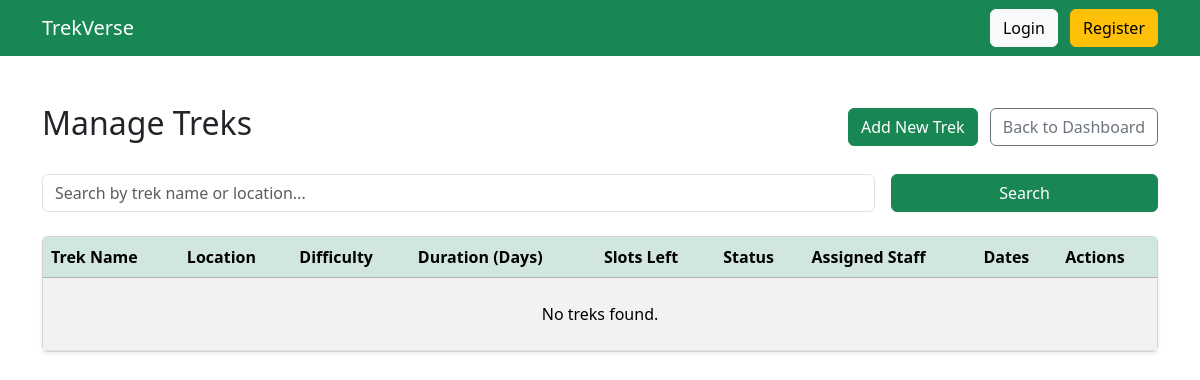
/admin/admin_treks (signed in), run on an earlier commit of the app's database.
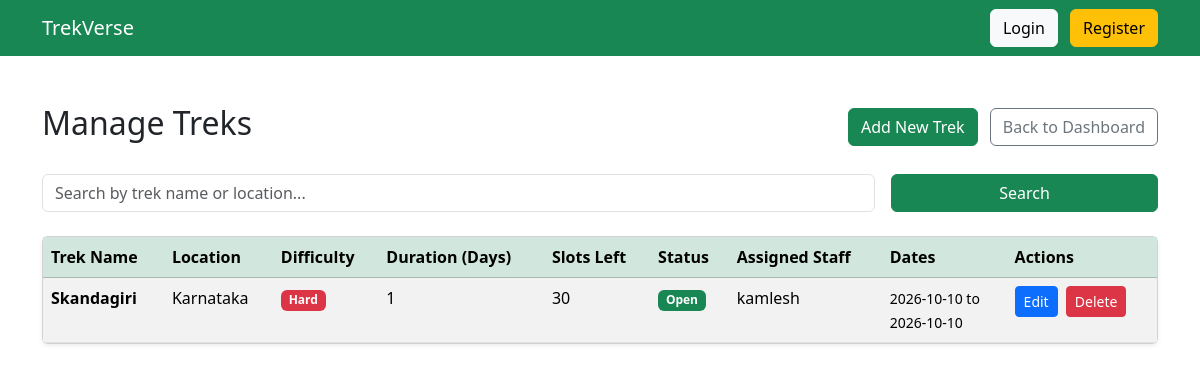
And on a later commit of the database.
### models.py (models this page shows)
class Trek(db.Model):
    __tablename__ = "treks"
    id = db.Column(db.Integer, primary_key=True)
    name = db.Column(db.String(100), nullable=False)
    location = db.Column(db.String(100), nullable=False)
    difficulty = db.Column(db.String(20), nullable=False)
    duration = db.Column(db.Integer, nullable=False)
    available_slots = db.Column(db.Integer, nullable=False)
    status = db.Column(db.String(20), default="Pending")
    start_date = db.Column(db.Date)
    end_date = db.Column(db.Date)
    description = db.Column(db.Text)
    staff_id = db.Column(
        db.Integer,
        db.ForeignKey("users.id")
    )
    created_at = db.Column(
        db.DateTime,
        default=datetime.utcnow
    )
    bookings = db.relationship(
        "Booking",
        backref="trek",
        lazy=True
    )

class User(db.Model):
    __tablename__ = "users"
    id = db.Column(db.Integer, primary_key=True)
    name = db.Column(db.String(100), nullable=False)
    email = db.Column(db.String(120), unique=True, nullable=False)
    password = db.Column(db.String(255), nullable=False)
    phone = db.Column(db.String(15))
    role = db.Column(db.String(20), nullable=False)
    approved = db.Column(db.Boolean, default=False)
    blacklisted = db.Column(db.Boolean, default=False)
    experience_years = db.Column(db.Integer, default=0)
    skills = db.Column(db.String(255), default="")
    bio = db.Column(db.Text, default="")
    created_at = db.Column(db.DateTime, default=datetime.utcnow)
    managed_treks = db.relationship(
        "Trek",
        backref="staff",
        lazy=True
    )
    bookings = db.relationship(
        "Booking",
        backref="user",
        lazy=True
    )

### routes.py (the view)
    @app.route("/admin/admin_treks")
    def admin_treks():
        if "user_id" not in session or session["role"] != "admin":
            return "Access Denied"
        q = request.args.get("q", "")
        if q:
            treks = Trek.query.filter(Trek.name.like(f"%{q}%") | Trek.location.like(f"%{q}%")).all()
        else:
            treks = Trek.query.all()
        return render_template("admin/admin_treks.html", treks=treks, q=q)

### templates/admin/admin_treks.html
{% extends "base.html" %}
{% block content %}
<div class="d-flex justify-content-between align-items-center mb-4">
    <h2>Manage Treks</h2>
    <div>
        <a href="/admin/admin_treks/add" class="btn btn-success me-2">Add New Trek</a>
        <a href="/admin/dashboard" class="btn btn-outline-secondary">Back to Dashboard</a>
    </div>
</div>
<form method="GET" action="/admin/admin_treks" class="row g-3 mb-4">
    <div class="col-md-9">
        <input type="text" name="q" class="form-control" placeholder="Search by trek name or location..." value="{{ q or '' }}">
    </div>
    <div class="col-md-3">
        <button type="submit" class="btn btn-success w-100">Search</button>
    </div>
</form>
<div class="card shadow-sm">
    <div class="card-body p-0">
        <table class="table table-striped table-hover mb-0">
            <thead class="table-success">
                <tr>
                    <th>Trek Name</th>
                    <th>Location</th>
                    <th>Difficulty</th>
                    <th>Duration (Days)</th>
                    <th>Slots Left</th>
                    <th>Status</th>
                    <th>Assigned Staff</th>
                    <th>Dates</th>
                    <th>Actions</th>
                </tr>
            </thead>
            <tbody>
                {% for trek in treks %}
                <tr>
                    <td><strong>{{ trek.name }}</strong></td>
                    <td>{{ trek.location }}</td>
                    <td>
                        <span class="badge {% if trek.difficulty == 'Easy' %}bg-info{% elif trek.difficulty == 'Medium' %}bg-warning text-dark{% else %}bg-danger{% endif %}">
                            {{ trek.difficulty }}
                        </span>
                    </td>
                    <td>{{ trek.duration }}</td>
                    <td>{{ trek.available_slots }}</td>
                    <td>
                        <span class="badge {% if trek.status == 'Open' %}bg-success{% elif trek.status == 'Closed' %}bg-secondary{% elif trek.status == 'Pending' %}bg-warning text-dark{% else %}bg-primary{% endif %}">
                            {{ trek.status }}
                        </span>
                    </td>
                    <td>{{ trek.staff.name if trek.staff else 'Unassigned' }}</td>
                    <td>
                        <small>
                            {{ trek.start_date.strftime('%Y-%m-%d') if trek.start_date else 'N/A' }} to<br>
                            {{ trek.end_date.strftime('%Y-%m-%d') if trek.end_date else 'N/A' }}
                        </small>
                    </td>
                    <td>
                        <a href="/admin/admin_treks/edit/{{ trek.id }}" class="btn btn-sm btn-primary me-1">Edit</a>
                        <form action="/admin/admin_treks/delete/{{ trek.id }}" method="POST" class="d-inline" onsubmit="return confirm('Are you sure you want to delete this trek?');">
                            <button type="submit" class="btn btn-sm btn-danger">Delete</button>
                        </form>
                    </td>
                </tr>
                {% else %}
                <tr>
                    <td colspan="9" class="text-center py-4">No treks found.</td>
                </tr>
                {% endfor %}
            </tbody>
        </table>
    </div>
</div>
{% endblock %}

What changed in the data, as far as the page shows it:
added Trek: name "Skandagiri", location "Karnataka", difficulty "Hard", duration "1", available_slots "30", status "Open", staff "kamlesh", start_date "2026-10-10", end_date "2026-10-10"
Also different on the page:
text no longer shown: "No treks found."
